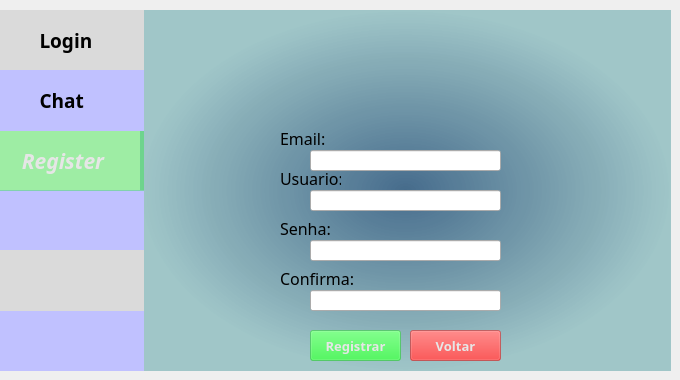
    <widget class="QWidget" name="page_3">
     <widget class="QLineEdit" name="RSenha">
      <property name="geometry">
       <rect>
        <x>310</x>
        <y>240</y>
        <width>191</width>
        <height>21</height>
       </rect>
      </property>
      <property name="font">
       <font>
        <family>Arial Black</family>
        <pointsize>14</pointsize>
        <weight>75</weight>
        <bold>true</bold>
       </font>
      </property>
      <property name="echoMode">
       <enum>QLineEdit::Password</enum>
      </property>
     </widget>
     <widget class="QPushButton" name="Registrar">
      <property name="geometry">
       <rect>
        <x>310</x>
        <y>330</y>
        <width>91</width>
        <height>31</height>
       </rect>
      </property>
      <property name="font">
       <font>
        <family>Arial Black</family>
        <pointsize>10</pointsize>
        <weight>75</weight>
        <bold>true</bold>
       </font>
      </property>
      <property name="styleSheet">
       <string notr="true">background-color: rgba(32, 234, 49, 100);
color: rgb(230, 230, 230);</string>
      </property>
      <property name="text">
       <string>Registrar</string>
      </property>
     </widget>
     <widget class="QLineEdit" name="confSenha">
      <property name="geometry">
       <rect>
        <x>310</x>
        <y>290</y>
        <width>191</width>
        <height>21</height>
       </rect>
      </property>
      <property name="font">
       <font>
        <family>Arial Black</family>
        <pointsize>14</pointsize>
        <weight>75</weight>
        <bold>true</bold>
       </font>
      </property>
      <property name="text">
       <string/>
      </property>
      <property name="echoMode">
       <enum>QLineEdit::Password</enum>
      </property>
     </widget>
     <widget class="QLabel" name="label_5">
      <property name="geometry">
       <rect>
        <x>280</x>
        <y>170</y>
        <width>61</width>
        <height>17</height>
       </rect>
      </property>
      <property name="font">
       <font>
        <family>Myanmar Text</family>
        <pointsize>12</pointsize>
       </font>
      </property>
      <property name="text">
       <string>Usuario:</string>
      </property>
     </widget>
     <widget class="QLineEdit" name="RUsuario">
      <property name="geometry">
       <rect>
        <x>310</x>
        <y>190</y>
        <width>191</width>
        <height>21</height>
       </rect>
      </property>
      <property name="font">
       <font>
        <family>Comic Sans MS</family>
        <pointsize>14</pointsize>
        <weight>75</weight>
        <bold>true</bold>
       </font>
      </property>
      <property name="text">
       <string/>
      </property>
     </widget>
     <widget class="QLabel" name="label_warning_create">
      <property name="geometry">
       <rect>
        <x>280</x>
        <y>310</y>
        <width>271</width>
        <height>20</height>
       </rect>
      </property>
      <property name="styleSheet">
       <string notr="true">color: rgb(255, 0, 0);</string>
      </property>
      <property name="text">
       <string/>
      </property>
     </widget>
     <widget class="QPushButton" name="bt_voltar">
      <property name="geometry">
       <rect>
        <x>410</x>
        <y>330</y>
        <width>91</width>
        <height>31</height>
       </rect>
      </property>
      <property name="font">
       <font>
        <family>Arial Black</family>
        <pointsize>10</pointsize>
        <weight>75</weight>
        <bold>true</bold>
       </font>
      </property>
      <property name="styleSheet">
       <string notr="true">background-color: rgba(32, 234, 49, 100);
background-color: rgba(255, 0, 0, 100);
color: rgb(230, 230, 230);</string>
      </property>
      <property name="text">
       <string>Voltar</string>
      </property>
     </widget>
     <widget class="QLabel" name="label_45">
      <property name="geometry">
       <rect>
        <x>0</x>
        <y>10</y>
        <width>144</width>
        <height>61</height>
       </rect>
      </property>
      <property name="maximumSize">
       <size>
        <width>144</width>
        <height>400</height>
       </size>
      </property>
      <property name="font">
       <font>
        <family>Microsoft YaHei</family>
        <pointsize>14</pointsize>
        <weight>75</weight>
        <italic>false</italic>
        <bold>true</bold>
       </font>
      </property>
      <property name="layoutDirection">
       <enum>Qt::RightToLeft</enum>
      </property>
      <property name="styleSheet">
       <string notr="true">background-color: rgb(218, 218, 218);</string>
      </property>
      <property name="text">
       <string>        Login</string>
      </property>
     </widget>
     <widget class="QLabel" name="label_46">
      <property name="geometry">
       <rect>
        <x>0</x>
        <y>130</y>
        <width>144</width>
        <height>61</height>
       </rect>
      </property>
      <property name="maximumSize">
       <size>
        <width>144</width>
        <height>400</height>
       </size>
      </property>
      <property name="font">
       <font>
        <family>Microsoft YaHei</family>
        <pointsize>16</pointsize>
        <weight>75</weight>
        <italic>true</italic>
        <bold>true</bold>
       </font>
      </property>
      <property name="layoutDirection">
       <enum>Qt::RightToLeft</enum>
      </property>
      <property name="styleSheet">
       <string notr="true">background-color: rgba(32, 234, 49, 100);
color: rgb(230, 230, 230);</string>
      </property>
      <property name="text">
       <string>    Register</string>
      </property>
     </widget>
     <widget class="QLabel" name="label_47">
      <property name="geometry">
       <rect>
        <x>0</x>
        <y>250</y>
        <width>144</width>
        <height>61</height>
       </rect>
      </property>
      <property name="maximumSize">
       <size>
        <width>144</width>
        <height>400</height>
       </size>
      </property>
      <property name="font">
       <font>
        <family>Microsoft YaHei</family>
        <pointsize>14</pointsize>
        <weight>75</weight>
        <italic>false</italic>
        <bold>true</bold>
       </font>
      </property>
      <property name="layoutDirection">
       <enum>Qt::RightToLeft</enum>
      </property>
      <property name="styleSheet">
       <string notr="true">background-color: rgb(218, 218, 218);</string>
      </property>
      <property name="text">
       <string/>
      </property>
     </widget>
     <widget class="QLabel" name="label_48">
      <property name="geometry">
       <rect>
        <x>0</x>
        <y>190</y>
        <width>144</width>
        <height>61</height>
       </rect>
      </property>
      <property name="maximumSize">
       <size>
        <width>144</width>
        <height>400</height>
       </size>
      </property>
      <property name="font">
       <font>
        <family>Microsoft YaHei</family>
        <pointsize>14</pointsize>
        <weight>75</weight>
        <italic>false</italic>
        <bold>true</bold>
       </font>
      </property>
      <property name="layoutDirection">
       <enum>Qt::RightToLeft</enum>
      </property>
      <property name="styleSheet">
       <string notr="true">background-color: rgb(192, 193, 255);</string>
      </property>
      <property name="text">
       <string/>
      </property>
     </widget>
     <widget class="QLabel" name="label_49">
      <property name="geometry">
       <rect>
        <x>140</x>
        <y>10</y>
        <width>531</width>
        <height>361</height>
       </rect>
      </property>
      <property name="styleSheet">
       <string notr="true">background-color: qradialgradient(spread:pad, cx:0.5, cy:0.5, radius:0.5, fx:0.5, fy:0.5, stop:0 rgba(50, 92, 128, 228), stop:1 rgba(117, 176, 179, 165));</string>
      </property>
      <property name="text">
       <string/>
      </property>
     </widget>
     <widget class="QLabel" name="label_51">
      <property name="geometry">
       <rect>
        <x>0</x>
        <y>310</y>
        <width>144</width>
        <height>61</height>
       </rect>
      </property>
      <property name="maximumSize">
       <size>
        <width>144</width>
        <height>400</height>
       </size>
      </property>
      <property name="font">
       <font>
        <family>Microsoft YaHei</family>
        <pointsize>14</pointsize>
        <weight>75</weight>
        <italic>false</italic>
        <bold>true</bold>
       </font>
      </property>
      <property name="layoutDirection">
       <enum>Qt::RightToLeft</enum>
      </property>
      <property name="styleSheet">
       <string notr="true">background-color: rgb(192, 193, 255);</string>
      </property>
      <property name="text">
       <string/>
      </property>
     </widget>
     <widget class="QLabel" name="label_50">
      <property name="geometry">
       <rect>
        <x>0</x>
        <y>70</y>
        <width>144</width>
        <height>61</height>
       </rect>
      </property>
      <property name="maximumSize">
       <size>
        <width>144</width>
        <height>400</height>
       </size>
      </property>
      <property name="font">
       <font>
        <family>Microsoft YaHei</family>
        <pointsize>14</pointsize>
        <weight>75</weight>
        <italic>false</italic>
        <bold>true</bold>
       </font>
      </property>
      <property name="layoutDirection">
       <enum>Qt::RightToLeft</enum>
      </property>
      <property name="styleSheet">
       <string notr="true">background-color: rgb(192, 193, 255);</string>
      </property>
      <property name="text">
       <string>        Chat</string>
      </property>
     </widget>
     <widget class="QLabel" name="label_24">
      <property name="geometry">
       <rect>
        <x>280</x>
        <y>220</y>
        <width>61</width>
        <height>17</height>
       </rect>
      </property>
      <property name="font">
       <font>
        <family>Myanmar Text</family>
        <pointsize>12</pointsize>
       </font>
      </property>
      <property name="text">
       <string>Senha:</string>
      </property>
     </widget>
     <widget class="QLabel" name="label_25">
      <property name="geometry">
       <rect>
        <x>280</x>
        <y>270</y>
        <width>81</width>
        <height>17</height>
       </rect>
      </property>
      <property name="font">
       <font>
        <family>Myanmar Text</family>
        <pointsize>12</pointsize>
       </font>
      </property>
      <property name="text">
       <string>Confirma:</string>
      </property>
     </widget>
     <widget class="QLabel" name="label_26">
      <property name="geometry">
       <rect>
        <x>230</x>
        <y>10</y>
        <width>391</width>
        <height>121</height>
       </rect>
      </property>
      <property name="toolTip">
       <string>&lt;html&gt;&lt;head/&gt;&lt;body&gt;&lt;p&gt;&lt;img src=&quot;:/fundos/logochat.png&quot;/&gt;&lt;/p&gt;&lt;/body&gt;&lt;/html&gt;</string>
      </property>
      <property name="styleSheet">
       <string notr="true">background-image: url(:/fundos/logomenor.png);</string>
      </property>
      <property name="text">
       <string/>
      </property>
     </widget>
     <widget class="QLineEdit" name="RUsuario_2">
      <property name="geometry">
       <rect>
        <x>310</x>
        <y>150</y>
        <width>191</width>
        <height>21</height>
       </rect>
      </property>
      <property name="font">
       <font>
        <family>Comic Sans MS</family>
        <pointsize>14</pointsize>
        <weight>75</weight>
        <bold>true</bold>
       </font>
      </property>
      <property name="text">
       <string/>
      </property>
     </widget>
     <widget class="QLabel" name="label_29">
      <property name="geometry">
       <rect>
        <x>280</x>
        <y>130</y>
        <width>61</width>
        <height>17</height>
       </rect>
      </property>
      <property name="font">
       <font>
        <family>Myanmar Text</family>
        <pointsize>12</pointsize>
       </font>
      </property>
      <property name="text">
       <string>Email:</string>
      </property>
     </widget>
     <zorder>label_49</zorder>
     <zorder>label_45</zorder>
     <zorder>label_51</zorder>
     <zorder>label_48</zorder>
     <zorder>label_47</zorder>
     <zorder>label_46</zorder>
     <zorder>RSenha</zorder>
     <zorder>Registrar</zorder>
     <zorder>confSenha</zorder>
     <zorder>label_5</zorder>
     <zorder>RUsuario</zorder>
     <zorder>bt_voltar</zorder>
     <zorder>label_50</zorder>
     <zorder>label_24</zorder>
     <zorder>label_25</zorder>
     <zorder>label_26</zorder>
     <zorder>label_warning_create</zorder>
     <zorder>RUsuario_2</zorder>
     <zorder>label_29</zorder>
    </widget>
